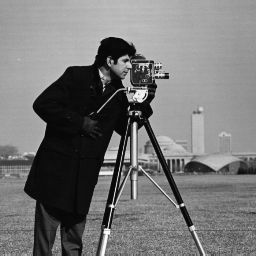
%> input picture 1/imagesecret.jpg, 256 x 256 px
$ octave --eval "result = frequencies(imread('../1/imagesecret.jpg'));"   (GNU Octave 9; MATLAB toolbox functions it lacks are replaced by stand-ins)
%> lines starting %> are read from the running program, lines starting %| are printed output that depends on the picture
function [low,high] = frequencies(img)
filter = fspecial("gaussian", 3, 0.62);
low = imfilter(img, filter);
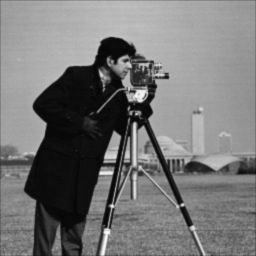
%> low: size 256x256 uint8; min 4, max 251, mean 117.9
high = img-low;
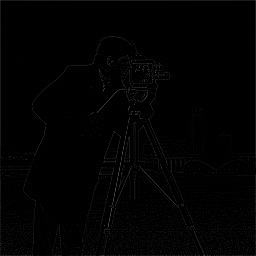
%> high: size 256x256 uint8; min 0, max 81, mean 2.1
end
